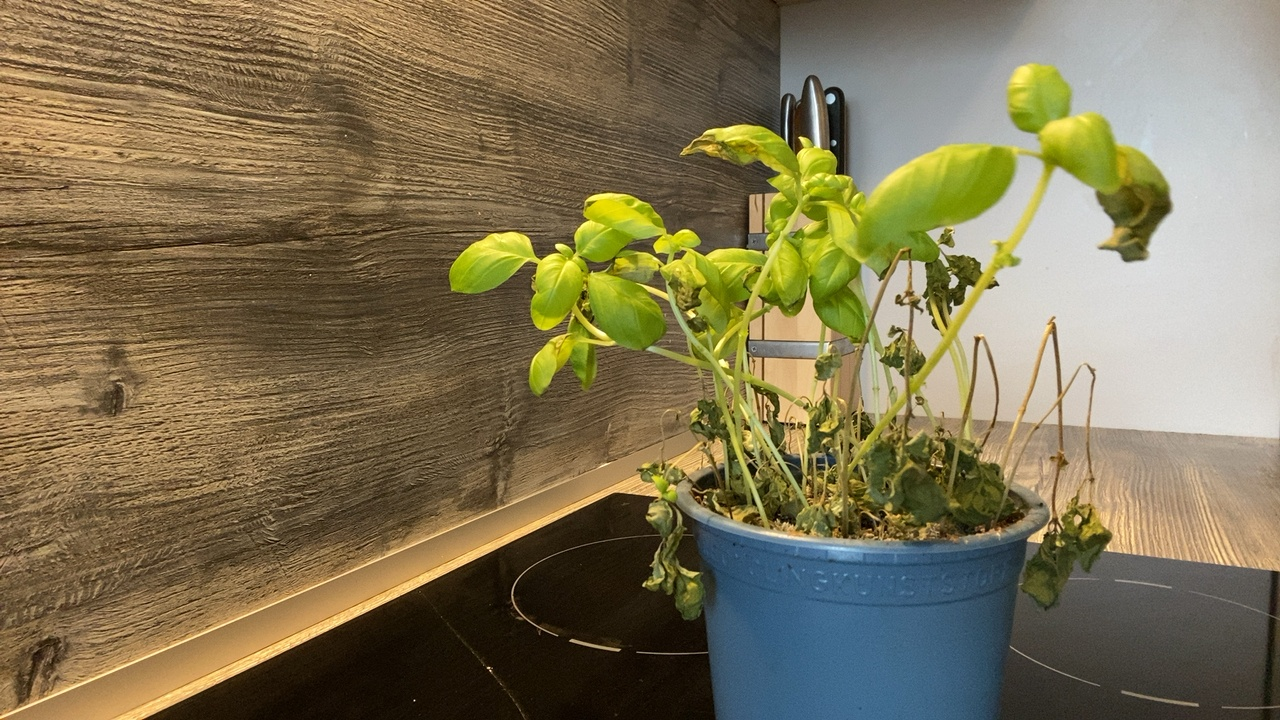
#> input picture images/14_bd.jpg, 1280 x 720 px, given in place of basilikum1.mp4, which was not available
$ jupyter execute '[FINAL] plantomatic_coursework.ipynb'   (shell and % lines are left out)   (older library calls are emulated)   (text cells are left out)
#> lines starting #> are read from the running program, lines starting #| are printed output that depends on the picture; after the words box and inside, x2 and y2 are one past the last pixel; in counts of white or black regions, pixels touching at a corner belong together; pictures that were not available may be replaced by others from this repository, and a replacement may not be noted
[cell 1]
# imports
import cv2 as cv2
import numpy as np

# CONSTANTS
BLURRYNESS_THRESHOLD = 50 #@param {type: 'slider', min: 0, max: 150}
HSV_LIGHT_GREEN = (30,100, 80)
HSV_DARK_GREEN = (105,255,255)
PLANT_DIR = 'plants'

# FUNCTIONS #
def variance_of_laplacian(image):
	return cv2.Laplacian(image, cv2.CV_64F).var()

def resize_img_to_percent(img, percent):
  scale_percent = percent # percent of original size
  width = int(img.shape[1] * scale_percent / 100)
  height = int(img.shape[0] * scale_percent / 100)
  dim = (width, height)
  # resize image
  resized = cv2.resize(img, dim, interpolation = cv2.INTER_AREA)
  return resized

# Maskingfunction
def create_green_mask(img):
    hsv_image = cv2.cvtColor(img, cv2.COLOR_BGR2HSV)
    mask = cv2.inRange(hsv_image, HSV_LIGHT_GREEN, HSV_DARK_GREEN)
    return cv2.bitwise_and(img, img, mask=mask)

def process_video(video, plant, state):
#> called with plant = 'basilikum', state = 1
  index = 0
  while(video.isOpened()):
    ret, frame = video.read()
#> frame is the input picture: shape (720, 1280, 3); mean B, G, R 83.7, 115.6, 126.9
    if not ret:
      break
    # Every n Frame for testing
    if plant == 'petersilie':
      every_n_frame = 3
    elif plant == 'basilikum':
      every_n_frame = 5
    if index % every_n_frame == 0:
      # Check for blurrynes
      gray = cv2.cvtColor(frame, cv2.COLOR_BGR2GRAY)
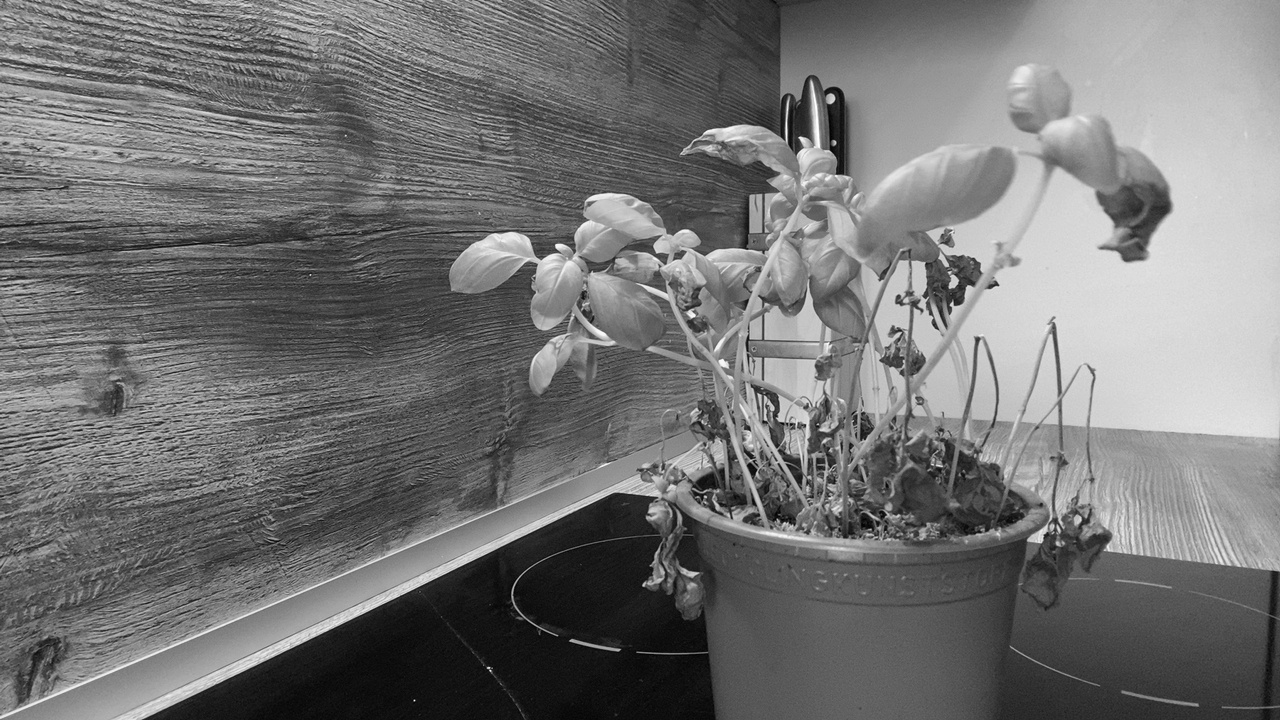
#> gray: shape (720, 1280); min 0, max 255, mean 115.4
      focus_measure = variance_of_laplacian(gray)
#> focus_measure = 1636.3
      if focus_measure > BLURRYNESS_THRESHOLD:
        # resize image
        frame = resize_img_to_percent(frame, 50)
        # mask image
        frame = create_green_mask(frame)
#> in create_green_mask, `hsv_image = cv2.cvtColor(img, cv2.COLOR_BGR2HSV)`: hsv_image: shape (360, 640, 3); mean H, S, V 29.2, 112.2, 132
#> in create_green_mask, `mask = cv2.inRange(hsv_image, HSV_LIGHT_GREEN, HSV_DARK_GREEN)`:
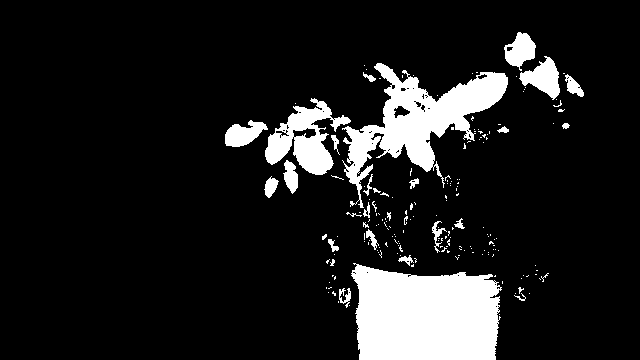
#> mask: shape (360, 640); 12% white; 188 white regions (160 under 20 px), largest, box (x1, y1, x2, y2) and area: (351, 263, 502, 360) 12156, (342, 63, 508, 208) 7892, (265, 98, 351, 175) 2910
#> in create_green_mask, `return cv2.bitwise_and(img, img, mask=mask)`:
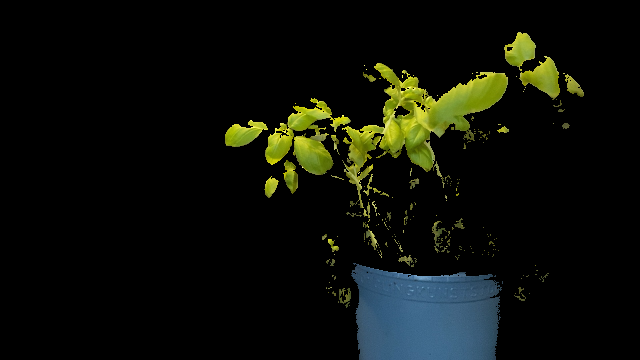
#> returned value: shape (360, 640, 3); mean of channels 0, 1, 2 8.9, 15.4, 12.6; drawn as B, G, R
        # canny the image
        frame = cv2.Canny(frame,100,200)
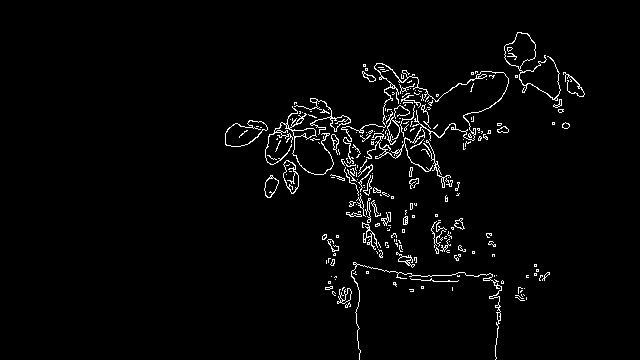
#> frame: shape (360, 640); 2.6% white in thin lines or dots, all inside (x1, y1, x2, y2) = (225, 32, 585, 360)
        cv2.imwrite(f'./{PLANT_DIR}/{plant}{state}/{plant}{index}.jpg', frame)
      else:
        print(f'{plant} # {state} Frame #{index}: Too blurry! Focus Measure: {focus_measure}')
    index += 1

$ run again, on images/14_bf.jpg
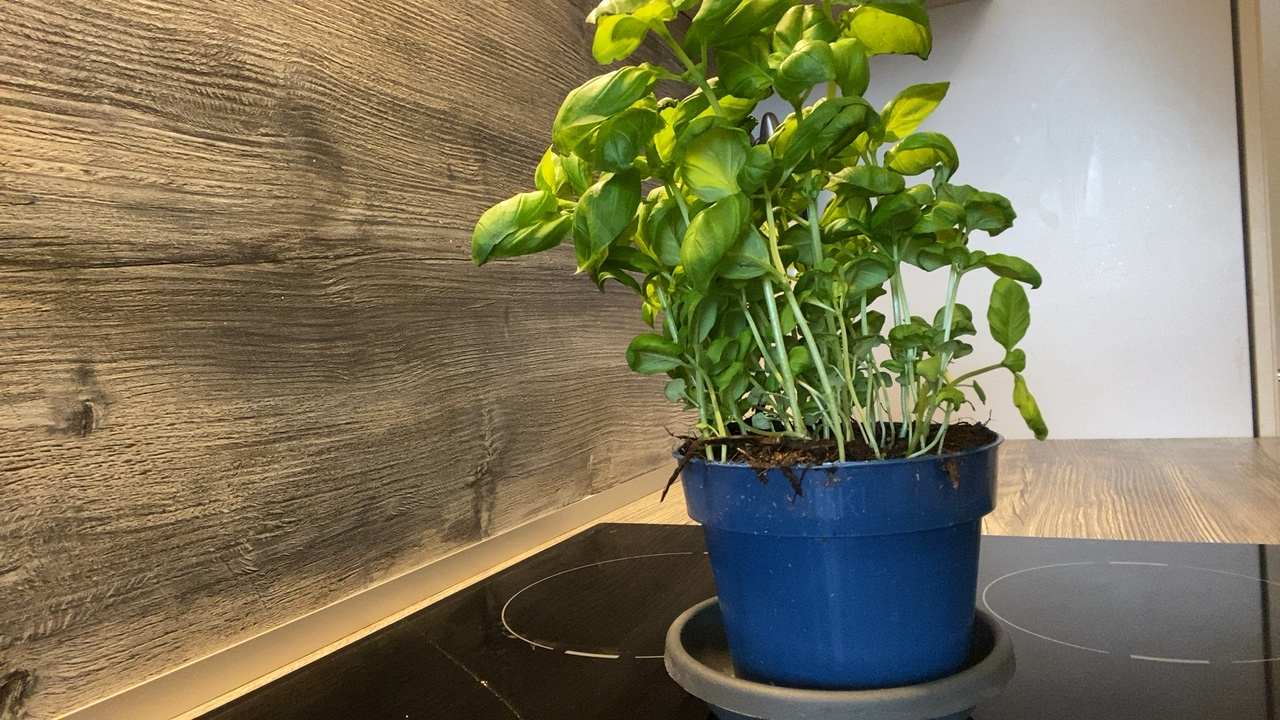
#> input picture images/14_bf.jpg, 1280 x 720 px, given in place of basilikum1.mp4, which was not available
#> in process_video, frame is the input picture: shape (720, 1280, 3); mean B, G, R 90.6, 119.4, 125.6
#> in process_video, `gray = cv2.cvtColor(frame, cv2.COLOR_BGR2GRAY)`:
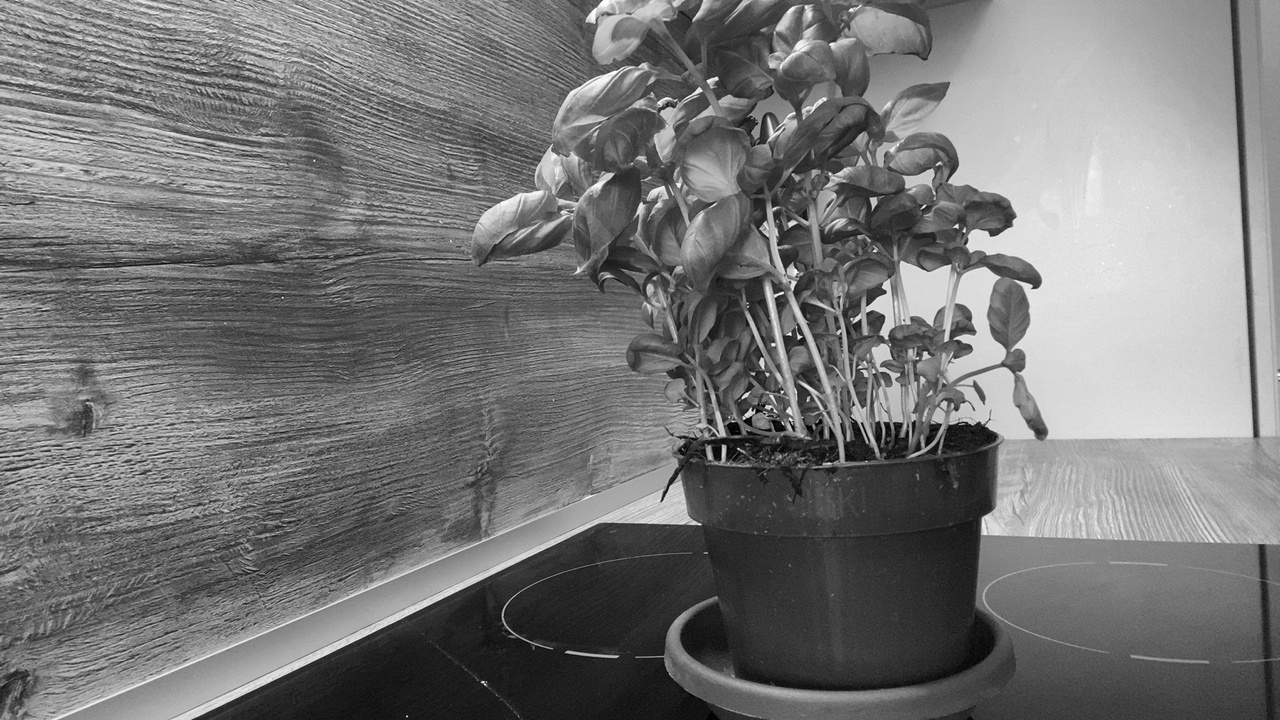
#> gray: shape (720, 1280); min 0, max 253, mean 118
#> focus_measure = 1669.1
#> hsv_image: shape (360, 640, 3); mean H, S, V 37.7, 107.1, 135.2
#> mask: shape (360, 640); 11.8% white; 144 white regions (135 under 20 px), largest, box (x1, y1, x2, y2) and area: (236, 0, 524, 220) 25272, (440, 154, 487, 228) 1100, (393, 171, 408, 193) 171
#> in process_video, `frame = cv2.Canny(frame,100,200)`:
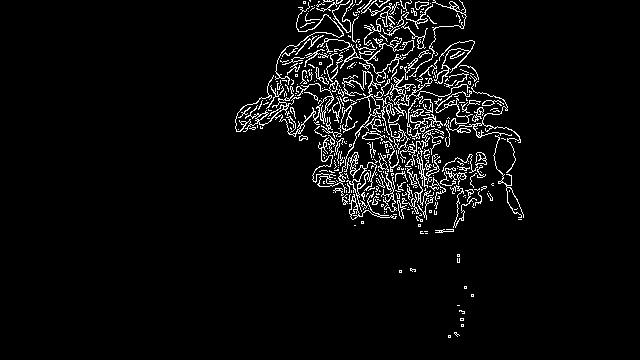
#> frame: shape (360, 640); 4.7% white in thin lines or dots, all inside (x1, y1, x2, y2) = (235, 0, 524, 338)

$ run again, on images/14_pd.jpg
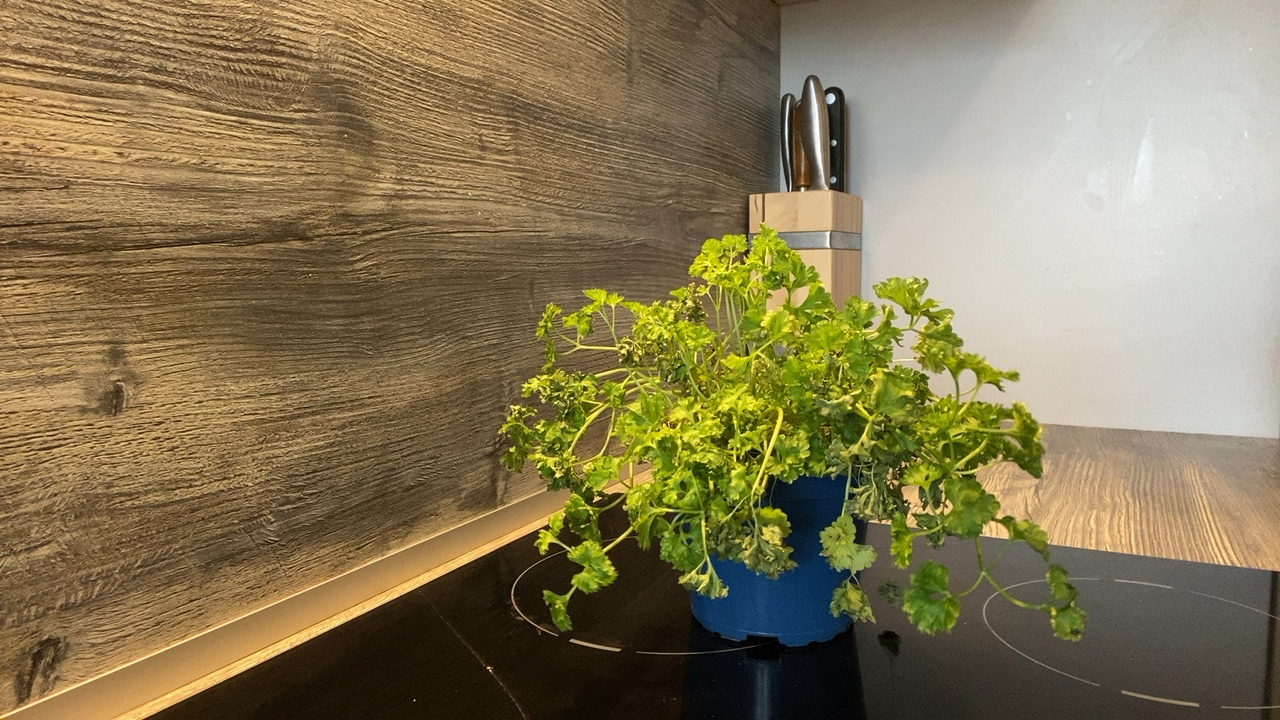
#> input picture images/14_pd.jpg, 1280 x 720 px, given in place of basilikum1.mp4, which was not available
#> in process_video, frame is the input picture: shape (720, 1280, 3); mean B, G, R 85.7, 120.5, 134.1
#> in process_video, `gray = cv2.cvtColor(frame, cv2.COLOR_BGR2GRAY)`:
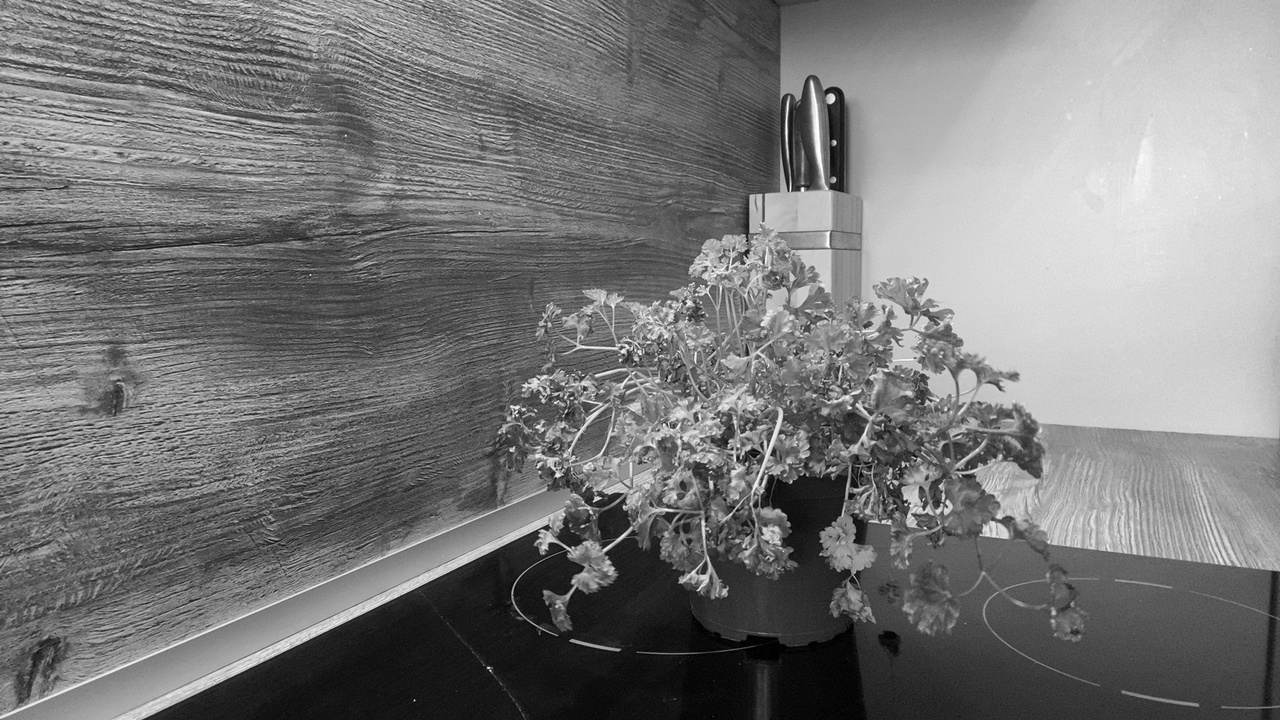
#> gray: shape (720, 1280); min 0, max 255, mean 120.6
#> focus_measure = 1839.7
#> hsv_image: shape (360, 640, 3); mean H, S, V 25, 109.3, 136.4
#> mask: shape (360, 640); 9.6% white; 76 white regions (56 under 20 px), largest, box (x1, y1, x2, y2) and area: (283, 113, 543, 320) 16655, (351, 279, 416, 323) 1563, (451, 280, 480, 317) 729
#> in process_video, `frame = cv2.Canny(frame,100,200)`:
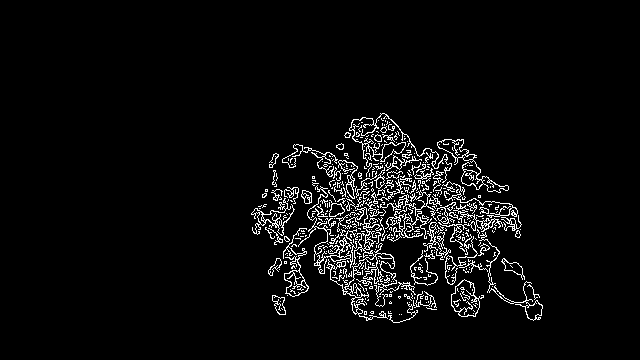
#> frame: shape (360, 640); 4.4% white in thin lines or dots, all inside (x1, y1, x2, y2) = (251, 113, 543, 323)

$ run again, on images/14_pf.jpg
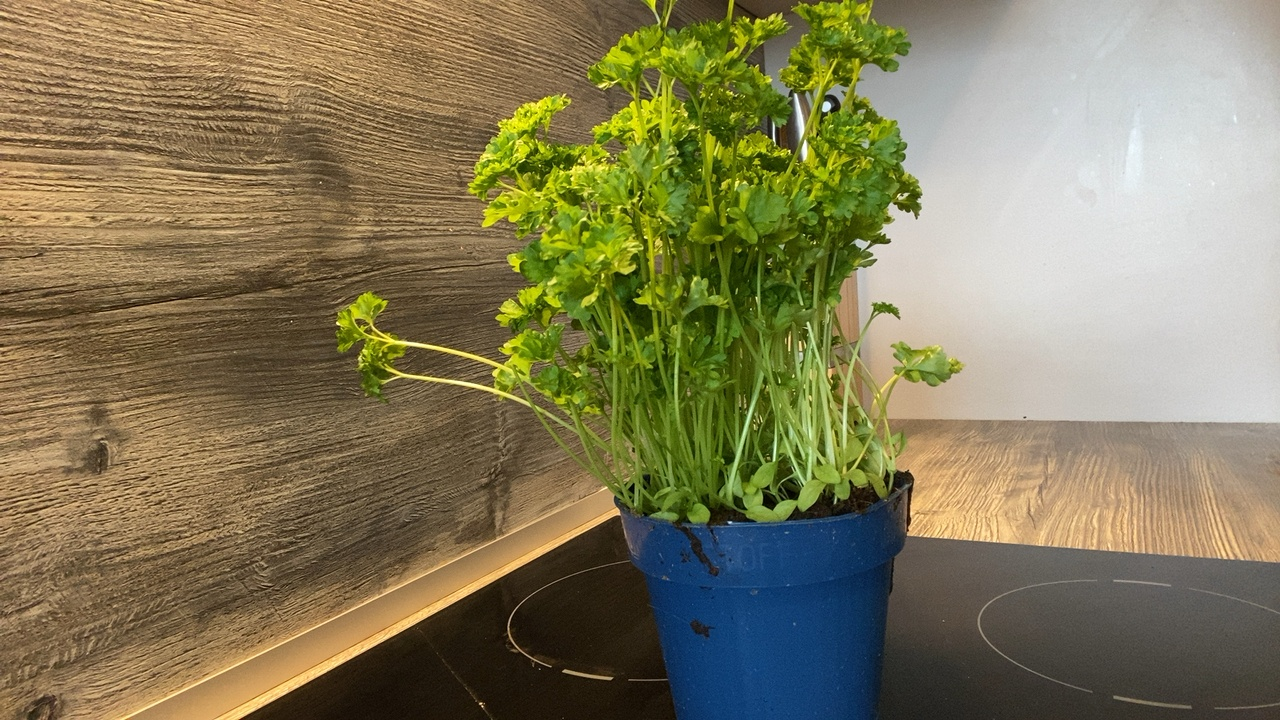
#> input picture images/14_pf.jpg, 1280 x 720 px, given in place of basilikum1.mp4, which was not available
#> in process_video, frame is the input picture: shape (720, 1280, 3); mean B, G, R 89, 123.2, 131
#> in process_video, `gray = cv2.cvtColor(frame, cv2.COLOR_BGR2GRAY)`:
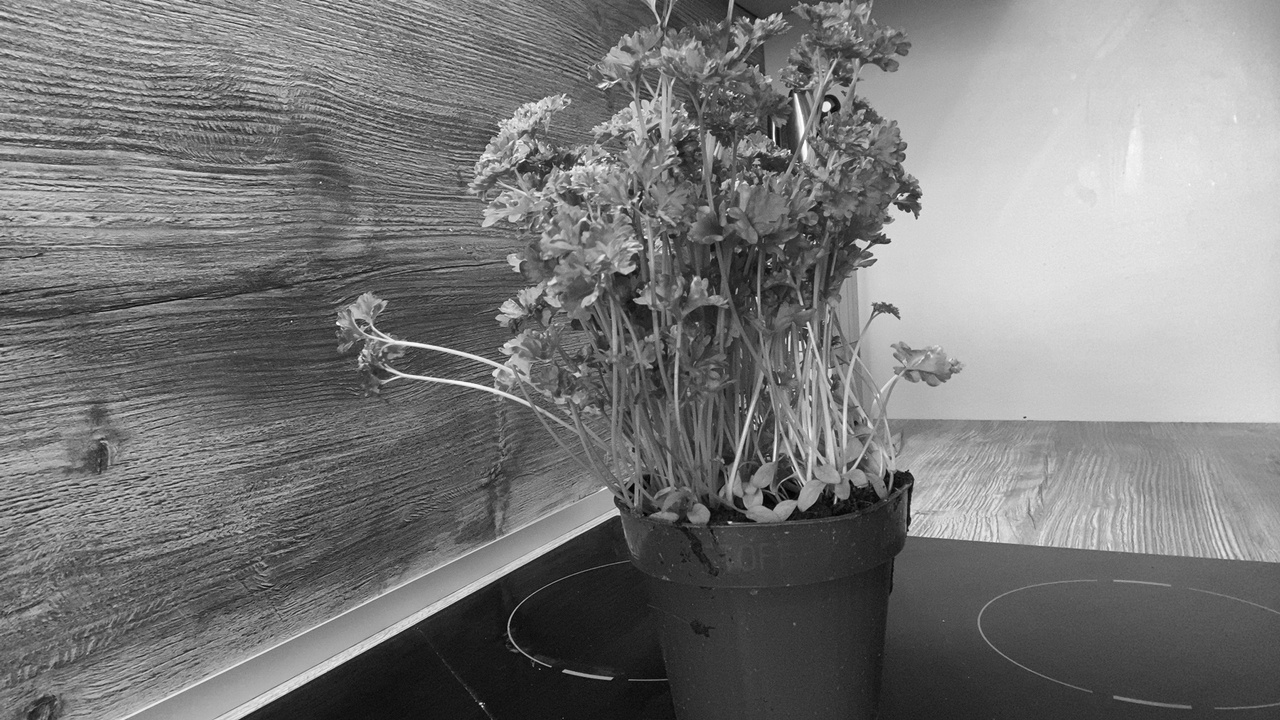
#> gray: shape (720, 1280); min 1, max 255, mean 121.6
#> focus_measure = 1735.7
#> hsv_image: shape (360, 640, 3); mean H, S, V 30.3, 112.8, 138.9
#> mask: shape (360, 640); 15% white; 178 white regions (165 under 20 px), largest, box (x1, y1, x2, y2) and area: (235, 0, 461, 264) 32178, (168, 146, 202, 201) 695, (446, 171, 480, 193) 444
#> in process_video, `frame = cv2.Canny(frame,100,200)`:
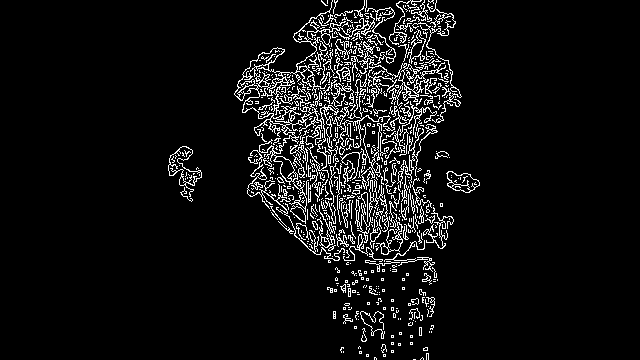
#> frame: shape (360, 640); 6.6% white in thin lines or dots, all inside (x1, y1, x2, y2) = (168, 0, 480, 360)
